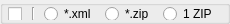
           <widget class="QGroupBox" name="groupBox_6">
            <property name="minimumSize">
             <size>
              <width>200</width>
              <height>24</height>
             </size>
            </property>
            <property name="maximumSize">
             <size>
              <width>16777215</width>
              <height>24</height>
             </size>
            </property>
            <property name="alignment">
             <set>Qt::AlignLeading|Qt::AlignLeft|Qt::AlignTop</set>
            </property>
            <layout class="QHBoxLayout" name="horizontalLayout_13">
             <property name="leftMargin">
              <number>5</number>
             </property>
             <property name="topMargin">
              <number>1</number>
             </property>
             <property name="rightMargin">
              <number>5</number>
             </property>
             <property name="bottomMargin">
              <number>1</number>
             </property>
             <item>
              <widget class="QCheckBox" name="ch_zip_packs">
               <property name="font">
                <font>
                 <weight>75</weight>
                 <bold>true</bold>
                </font>
               </property>
               <property name="text">
                <string/>
               </property>
              </widget>
             </item>
             <item>
              <widget class="Line" name="line_5">
               <property name="minimumSize">
                <size>
                 <width>10</width>
                 <height>0</height>
                </size>
               </property>
               <property name="orientation">
                <enum>Qt::Vertical</enum>
               </property>
              </widget>
             </item>
             <item>
              <widget class="QRadioButton" name="rb_xmls">
               <property name="font">
                <font>
                 <weight>50</weight>
                 <bold>false</bold>
                </font>
               </property>
               <property name="text">
                <string>*.xml </string>
               </property>
              </widget>
             </item>
             <item>
              <widget class="QRadioButton" name="rb_zips">
               <property name="font">
                <font>
                 <weight>50</weight>
                 <bold>false</bold>
                </font>
               </property>
               <property name="text">
                <string>*.zip </string>
               </property>
              </widget>
             </item>
             <item>
              <widget class="QRadioButton" name="rb_1ZIP">
               <property name="font">
                <font>
                 <weight>50</weight>
                 <bold>false</bold>
                </font>
               </property>
               <property name="text">
                <string>1 ZIP </string>
               </property>
              </widget>
             </item>
             <item>
              <spacer name="horizontalSpacer_10">
               <property name="orientation">
                <enum>Qt::Horizontal</enum>
               </property>
               <property name="sizeHint" stdset="0">
                <size>
                 <width>2</width>
                 <height>2</height>
                </size>
               </property>
              </spacer>
             </item>
            </layout>
           </widget>
